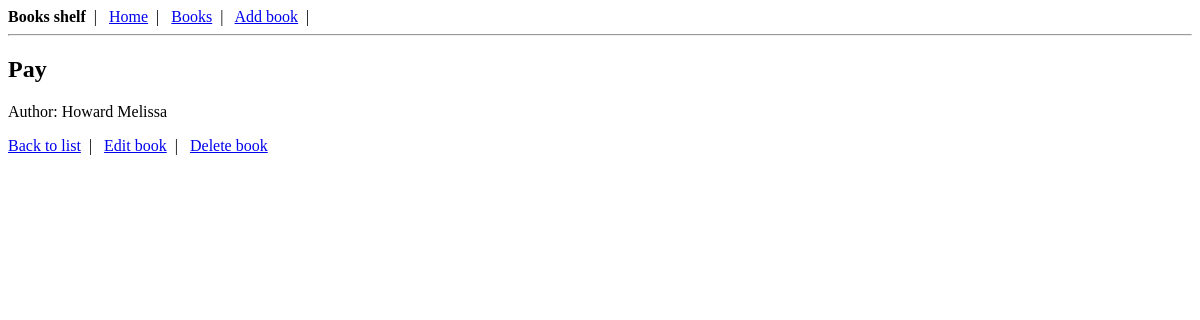
Before: /books/detail/2 with the older database file.
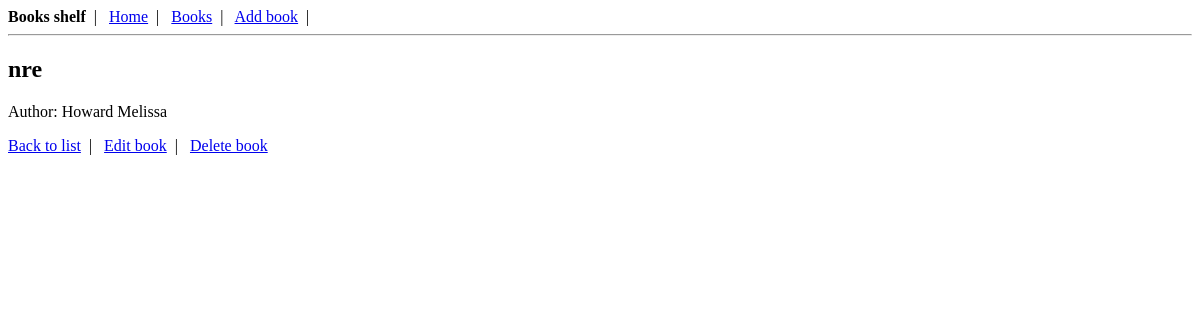
After: the same page with the newer database file.
### tables this page shows
CREATE TABLE books (
    id INTEGER PRIMARY KEY AUTOINCREMENT ,
    title TEXT NOT NULL ,
    author TEXT NOT NULL ,
    created TIMESTAMP NOT NULL DEFAULT CURRENT_TIMESTAMP,
    updated TIMESTAMP NOT NULL DEFAULT CURRENT_TIMESTAMP
);

### application.py (the view)
@app.route('/books/detail/<int:book_id>')
def detail_book(book_id):
    conn = get_connection()
    book = conn.execute('SELECT * FROM books WHERE id = ?;', (book_id,)).fetchone()
    conn.close()
    if book is None:
        abort(404)
    return render_template('books/detail.html', book=book)

### application.py (called while the page is built)
def get_connection():
    conn = sqlite3.connect('books_db.sqlite')
    conn.row_factory = sqlite3.Row
    return conn

### templates/books/detail.html (shortened to what this page needs)
{% extends 'base.html' %}
{% block content %}
  <h2>{{ book.title }}</h2>
  <p>Author: {{ book.author }}</p>
  <div>
    <a href="/books/list">Back to list</a>&nbsp;&nbsp;|&nbsp;&nbsp;
    <a href="/books/update/{{ book.id }}">Edit book</a>&nbsp;&nbsp;|&nbsp;&nbsp;
    <a href="/books/delete/{{ book.id }}">Delete book</a>
  </div>
{% endblock %}

Changed rows visible on the page:
changed books "Howard Melissa": title "Pay" → "nre"
